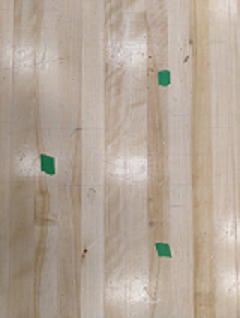
#> input picture Logiciel/Vision/img_reference_calib.png, 240 x 318 px, given in place of pic_8.jpeg, which was not available
$ python calibration.py
#> lines starting #> are read from the running program, lines starting #| are printed output that depends on the picture; after the words box and inside, x2 and y2 are one past the last pixel; in counts of white or black regions, pixels touching at a corner belong together; pictures that were not available may be replaced by others from this repository, and a replacement may not be noted
import cv2
from matplotlib import pyplot as plt

class Calibration_cam():
    # Classe permettant de calibrer la caméra sur le robot en fonction
    # des 3 points de repères présents sur la plateforme


    def __init__(self):
        self.liste_coord_centres_ref = []
        self.liste_points_coord_centre = []
        self.seuil = 25
        self.get_data_from_reference()      # Appel de la fonction pour aller chercher les datas de l'image de référence


    def get_data_from_reference(self):
        """
        Fonction permettant d'aller chercher les centres des points de référence sur l'image de référence.
        L'image de référence doit être prise avant, lorsque la position de la caméra est parfaite (un bout de code
        dans le main permet de prendre une photo et la sauvegarder dans le même dossier).
        """

        print("Commencement get_data_from_reference()")
        # [4 lines of commented-out code are left out]
        path = "Vision/pic_8.jpeg"

        img_reference = cv2.imread(path)
#> img_reference is the input picture: shape (318, 240, 3); mean B, G, R 151.6, 165.7, 179.9

        # Conversion de l'image en noir et blanc:
        gray = cv2.cvtColor(img_reference, cv2.COLOR_BGR2GRAY)
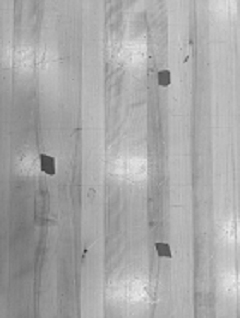
#> gray: shape (318, 240); min 42, max 242, mean 168.3

        # [7 lines of commented-out code are left out]
        _, image_binaire = cv2.threshold(gray, 180, 255, cv2.THRESH_BINARY)
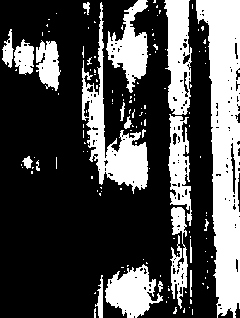
#> image_binaire: shape (318, 240); 30% white; 140 white regions (119 under 20 px)

        # [7 lines of commented-out code are left out]
        contours, _ = cv2.findContours(image_binaire, cv2.RETR_TREE, cv2.CHAIN_APPROX_SIMPLE)
#> contours = 291 contours, 262 with area under 20; largest, box (x1, y1, x2, y2) and area: (196, 0, 240, 318) 8334, (82, 2, 148, 194) 3263, (164, 0, 192, 115) 2276, (106, 0, 148, 93) 1700, (105, 264, 163, 318) 1699

        i = 0
        for c in contours:
            liste_points_ref = []
            perimeter = cv2.arcLength(c, True)
            area = cv2.contourArea(c, True)

            # print(perimeter)
            # print(area)

            # Filtrer les perimètres trop petits:
            # if area <= -500:
            if 53 <= perimeter <= 70:
                # Ignorer le premier contour pusique la fonction "findcontour" détecte l'image complète comme premier élément
                if i == 0:
                    i = 1
                    continue

                # Approximer les formes
                approx = cv2.approxPolyDP(c, 0.01 * cv2.arcLength(c, True), True)

                # Déssiner les contours sur l'image
                # cv2.drawContours(img_reference, [c], -1, (0, 255, 0), 2)

                # Trouver le centre des contours
                M = cv2.moments(c)
                if M['m00'] != 0.0:
                    x = int(M['m10'] / M['m00'])
                    liste_points_ref.append(x)
                    y = int(M['m01'] / M['m00'])
                    liste_points_ref.append(y)
                    # print(liste_points_ref)

                    if liste_points_ref[0] != 1 and liste_points_ref[0] != 368 and liste_points_ref[0] != 150:
                        self.liste_coord_centres_ref.append(liste_points_ref)
                        cv2.circle(img_reference, (x, y), radius=3, color=(0, 0, 255), thickness=-1)
            else:
                continue
#> this loop made 291 passes
#> (perimeter, area, i) on pass 22: (54.83, -23, 1)
#> (perimeter, area) on passes 2, 3, 5, 15, 19, 25: (9.41, -2.5), (20.24, -7.5), (17.07, -7.5), (27.9, -21.5), (104.9, -130.5), (299.9, -1699)
#> after the loop, i = 1; self.liste_coord_centres_ref = []
        print(self.liste_coord_centres_ref)
        # [5 lines of commented-out code are left out]


    def calib_vision_init(self):
        """
        Fonction permettant d'ouvrir une fenêtre affichant ce que la caméra voit en temps réel. De plus
        elle affiche 3 points sur cette fenêtre correspondant à la position des centres des trois repères.

        De cette façon, l'utilisateur peut bouger physiquement la caméra pour superposer ces 3 points aux centres
        des points de références réel sur la plateforme pour recalibrer la caméra.
        """

        print("Commencement calib_vision_init()")

        cv2.namedWindow("Calibration - Appuyer sur ESC pour fermer la fenêtre", 1)   #cv2.WINDOW_NORMAL
        cap = cv2.VideoCapture(0)       # Identifier le bon port de caméra -> 0 si pas d'autres caméra (plupart des cas) et 1 sinon

        # Vérifier que l'ouverture de la caméra se fait correctement:
        if cap.isOpened():
            rval, img_reel_time = cap.read()
        else:
            rval = False
            print("ERREUR - Ne peut pas ouvrir la caméra!")

        # Affichage des 3 points sur l'HMI (Fermeture de la fenêtre avec la touche "ESC" (Raspberry Pi et Windows) ou le "X" de la fenêtre qui s'ouvre (Windows seulement))
        while rval and cv2.getWindowProperty("Calibration", cv2.WND_PROP_VISIBLE):
            for center in self.liste_coord_centres_ref:
                cv2.circle(img_reel_time, (center[0], center[1]), radius = 3, color = (0, 0, 255), thickness = -1)

            # Pour afficher l'image en plein écran :
            # cv2.setWindowProperty("Calibration", cv2.WND_PROP_FULLSCREEN, cv2.WINDOW_FULLSCREEN)
            cv2.imshow("Calibration", img_reel_time)
            rval, img_reel_time = cap.read()

            k = cv2.waitKey(1) & 0xFF
            if k == 27:
                break

        cv2.destroyAllWindows()
        cap.release()


    def calib_vision_seuil(self):
        '''
        Fonction permettant de vérifier si la caméra est décalibré par rapport aux trois points de référence et d'un seuil défini.
        Return True si la caméra est bien calibrée
        Return False si la caméra est décalibrée
        '''

        print("Commencement calib_vision_seuil()")

        # Prendre une photo:
        # cv2.namedWindow("Calibration_seuil")
        cap = cv2.VideoCapture(0)

        if cap.isOpened():
            rval, img_to_verify = cap.read()
        else:
            rval = False
            print("ERREUR - Ne peut pas ouvrir la caméra!")

        # Conversion de l'image en noir et blanc:
        gray = cv2.cvtColor(img_to_verify, cv2.COLOR_BGR2GRAY)

        # Spécification des valeurs limites (pixel = 0 si < 100 et pixel = 1 si > 255) pour en sortir une image binaire
        _, image_binaire = cv2.threshold(gray, 192, 255, cv2.THRESH_BINARY)
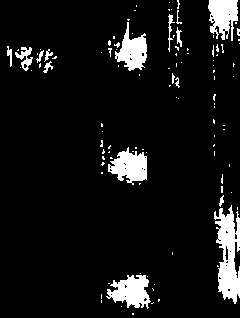
#> image_binaire: shape (318, 240); 8.1% white; 107 white regions (91 under 20 px)

        plt.imshow(image_binaire, cmap="gray")
        plt.show()

        cv2.waitKey(0)
        cv2.destroyAllWindows()

        # Trouver les contours de l'image binaire
        contours, _ = cv2.findContours(image_binaire, cv2.RETR_TREE, cv2.CHAIN_APPROX_SIMPLE)
#> contours = 139 contours, 126 with area under 20; largest, box (x1, y1, x2, y2) and area: (214, 205, 240, 304) 1430, (106, 275, 151, 309) 846, (108, 147, 147, 185) 828, (208, 0, 238, 41) 760, (115, 22, 147, 71) 747

        i = 0
        for c in contours:
            liste_points_verify = []
            perimeter = cv2.arcLength(c, True)
            area = cv2.contourArea(c, True)

            # print(perimeter)
            # print(area)

            # Filtrer les perimètres trop petits:
            # if area <= -500:
            if 53 <= perimeter <= 70:
                # Ignorer le premier contour pusique la fonction "findcontour" détecte l'image complète comme premier élément
                if i == 0:
                    i = 1
                    continue

                # Approximer les formes
                approx = cv2.approxPolyDP(c, 0.01 * cv2.arcLength(c, True), True)

                # Déssiner les contours sur l'image
                # cv2.drawContours(img_reference, [c], -1, (0, 255, 0), 2)

                # Trouver le centre des contours
                M = cv2.moments(c)
                if M['m00'] != 0.0:
                    x1 = int(M['m10'] / M['m00'])
                    liste_points_verify.append(x1)
                    y1 = int(M['m01'] / M['m00'])
                    liste_points_verify.append(y1)

                    if liste_points_verify[0] != 1 and liste_points_verify[0] != 368 and liste_points_verify[0] != 150:
                        self.liste_points_coord_centre.append(liste_points_verify)
                        cv2.circle(img_to_verify, (x1, y1), radius=3, color=(0, 0, 255), thickness=-1)
            else:
                continue
#> this loop made 139 passes
#> (perimeter, area) on passes 11, 20, 26, 31, 35, 38, 40, 46, 48, 57, 59: (230.6, -846.5), (420.6, -1430), (33.9, 40.5), (26.73, -19.5), (18.83, -5), (9.07, -4.5), (8.83, -4), (10.24, -3.5), (197, -827.5), (8.24, -2.5), (16.24, -6.5)
#> (c, perimeter, area) on passes 1, 5, 17, 33, 34, 36: ([[132, 313], [132, 314], [133, 314], [133, 313]], 4, -1), ([[158, 299], [158, 301], [159, 300], [159, 299]], 5.41, -1.5), ([[217, 265], [217, 266], [218, 266]], 3.41, -0.5), ([[221, 186], [221, 192], [222, 192], [222, 186]], 14, -6), ([[139, 183], [139, 184], [140, 183]], 3.41, -0.5), ([[101, 172], [101, 173], [102, 173], [102, 172]], 4, -1)
#> after the loop, i = 0; self.liste_points_coord_centre = []
        print("Centre photo seuil : \n")
        print(self.liste_points_coord_centre)

        plt.imshow(img_to_verify, cmap="gray")
        plt.show()

        cv2.waitKey(0)
        cv2.destroyAllWindows()

        # Vérification si les centre respectent le seuil ou non par rapport à l'image de référence
        for point in range(len(self.liste_points_coord_centre)):

            # Détecter si le seuil est bon selon X:
            if not (self.liste_coord_centres_ref[point][0] - self.seuil <= self.liste_points_coord_centre[point][0] <= self.liste_coord_centres_ref[point][0] + self.seuil):
                print("CALIBRATION NÉCESSAIRE: Coordonnée en X ne respecte pas le seuil")
                return False

            # Détecter si le seuil est bon selon Y:
            elif not (self.liste_coord_centres_ref[point][1] - self.seuil <= self.liste_points_coord_centre[point][1] <= self.liste_coord_centres_ref[point][1] + self.seuil):
                print("CALIBRATION NÉCESSAIRE: Coordonnée en Y ne respecte pas le seuil")
                return False
#> this loop made 0 passes

        return True


if __name__ == '__main__':
    # [8 lines of commented-out code are left out]

    calib = Calibration_cam()
    # calib.calib_vision_init()
    calib.calib_vision_seuil()

    #calib.calib_vision_seuil()
    # calib_vision_seuil()
    # calib.calib_vision_init
    print('Done with vision')
